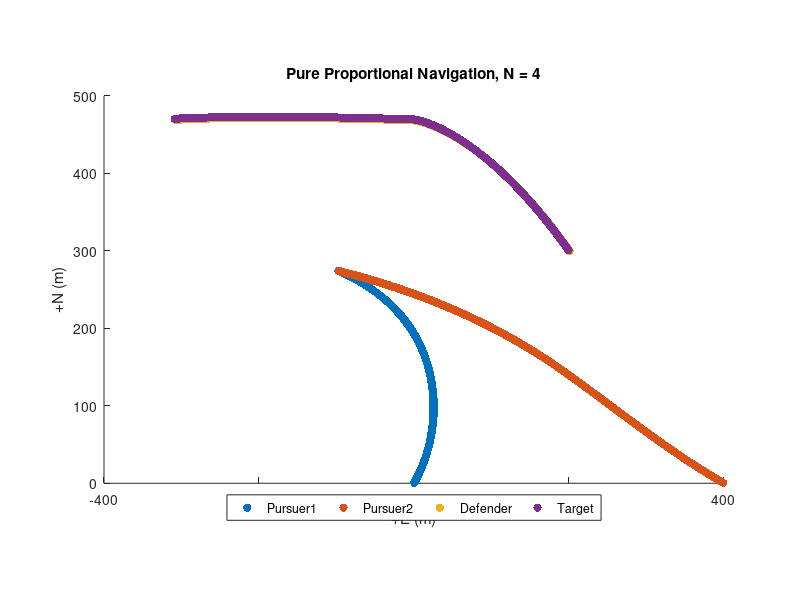

MATLAB code for this plot:
%% copy the symmetric case
%% obtain all the components along and perpendicular to LOS
%% hardcode the intial conditions
%% setting initial condition as follows:
%  target is on perpendicular bisector
%  pursuers velocity rays intersecting somewhere in the region
%  give initial horizontal velocity (LOS Frame) to target
% for convenient initial coding, setting initial pursuer positions on the "east-axis"
clear; close all
% Pro-Nav gain, unitless (typically set between 3-5)
err_ang = 1.2;
N = 4;
weight = 0.7;
% Pursuer-1 init params
pursuer1.N   =  0.0; % north pos, m
pursuer1.E   =  0.0; % east pos, m
pursuer1.psi =  pi/6; % heading, rad
pursuer1.V   =  0.7; % velocity magnitude, m/s
pursuer1.Nv  =  pursuer1.V * cos(pursuer1.psi); % north velocity, m/s
pursuer1.Ev  =  pursuer1.V * sin(pursuer1.psi); % east velocity, m/s

% Pursuer-2 init params
pursuer2.N   =  0; % north pos, m
pursuer2.E   =  400.0; % east pos, m
pursuer2.psi =  -pi/3; % heading, rad
%pursuer2.psi = -pursuer1.psi;
pursuer2.V   =  pursuer1.V * cos(pursuer1.psi)/cos(pursuer2.psi); % velocity magnitude, m/s
%pursuer2.V   =  pursuer1.V;
pursuer2.Nv  =  pursuer2.V * cos(pursuer2.psi); % north velocity, m/s
pursuer2.Ev  =  pursuer2.V * sin(pursuer2.psi); % east velocity, m/s

% Target init params
target.anchored = false; % fix target to init pos when true
target.N   =  300; % north pos, m
target.E   =  200;   % east pos, m
target.Nv  =  1.0; % north velocity, m/s
target.Ev  =  pursuer2.Ev + pursuer1.Ev; % east velocity, m/s
%target.Nv = 0.4;
%target.Ev = 0.0;
target.psi =  atan2(target.Nv, target.Ev);
target.V   = sqrt(target.Nv^2 + target.Ev^2); % velocity magnitude, m/s

% Defender init params
defender.N   =  300; % north pos, m
defender.E   =  200; % east pos, m
defender.psi =  target.psi; % heading, rad
defender.V   =  target.V; % velocity magnitude, m/s
defender.Nv  =  defender.V * cos(defender.psi); % north velocity, m/s
defender.Ev  =  defender.V * sin(defender.psi); % east velocity, m/s

% Current prams
% Applied as a disturbance to pursuer's and target's velocity
current.Nv =  0.0; % north velocity, m/s
current.Ev =  0.0; % east velocity, m/s
% Sim params
S  = 50000;    % max sim duration, seconds
dt = 0.4;     % time-step size, seconds
Niter = S/dt; % max iteration num
% Pre-allocate logger
logger.t   = nan(1, Niter);     % elapsed time
logger.pN1  = nan(1, Niter);    % pursuer1 north pos
logger.pE1  = nan(1, Niter);    % pursuer1 east pos
logger.pNv1 = nan(1, Niter);    % pursuer1 north vel
logger.pEv1 = nan(1, Niter);    % pursuer1 east vel
logger.psi1 = nan(1, Niter);    % pursuer1 heading angle
logger.pN2  = nan(1, Niter);    % pursuer2 north pos
logger.pE2  = nan(1, Niter);    % pursuer2 east pos
logger.pNv2 = nan(1, Niter);    % pursuer2 north vel
logger.pEv2 = nan(1, Niter);    % pursuer2 east vel
logger.psi2 = nan(1, Niter);    % pursuer2 heading angle
logger.dN1  = nan(1, Niter);    % defender north pos
logger.dE1  = nan(1, Niter);    % defender east pos
logger.dNv1 = nan(1, Niter);    % defender north vel
logger.dEv1 = nan(1, Niter);    % defender east vel
logger.dsi1 = nan(1, Niter);    % defender heading angle
logger.tN  = nan(1, Niter);     % target north pos
logger.tE  = nan(1, Niter);     % target east pos
logger.tNv = nan(1, Niter);     % target north vel
logger.tEv = nan(1, Niter);     % target east vel
logger.R1   = nan(1, Niter);    % pursuer1/target range
logger.Lambda1 = nan(1, Niter); % pursuer1/target bearing
logger.R2   = nan(1, Niter);    % pursuer2/target range
logger.Lambda2 = nan(1, Niter); % pursuer2/target bearing
logger.R12   = nan(1, Niter);    % mutual/target range
logger.Lambda12 = nan(1, Niter); % mutual/target bearing
%--------------------------------------------------------------------------
% Init sim
%--------------------------------------------------------------------------

RR12_last = [(pursuer2.N - pursuer1.N);... % delta N
    (pursuer2.E - pursuer1.E)];      % delta E
RTP_last1 = [(target.N - pursuer1.N);... % delta N
    (target.E - pursuer1.E)];	       % delta E
RTP_last2 = [(target.N - pursuer2.N);... % delta N
    (target.E - pursuer2.E)];	       % delta E
RDP_last1 = [(defender.N - pursuer1.N);... % delta N
    (defender.E - pursuer1.E)];	       % delta E
RDP_last2 = [(defender.N - pursuer2.N);... % delta N
    (defender.E - pursuer2.E)];	       % delta E

% Target pos
target.N = target.N + target.Nv*dt;
target.E = target.E + target.Ev*dt;

% Defender pos
defender.N = defender.N + defender.Nv*dt;
defender.E = defender.E + defender.Ev*dt;

% Pursuer pos
pursuer1.N = pursuer1.N + pursuer1.Nv*dt;
pursuer1.E = pursuer1.E + pursuer1.Ev*dt;
pursuer2.N = pursuer2.N + pursuer2.Nv*dt;
pursuer2.E = pursuer2.E + pursuer2.Ev*dt;
 LOS_ANGLE = atan2(RR12_last(1), RR12_last(2));
 if abs(LOS_ANGLE - atan2(((pursuer2.N + pursuer1.N)/2 - target.N), ((pursuer2.E + pursuer1.E)/2 - target.E)) - pi/2) > err_ang && abs(LOS_ANGLE - atan2(((pursuer2.N + pursuer1.N)/2 - target.N), ((pursuer2.E + pursuer1.E)/2 - target.E)) + pi/2) > err_ang
    disp("FAILURE")
    disp(k)
    disp(LOS_ANGLE - atan2(((pursuer2.N + pursuer1.N)/2 - target.N), ((pursuer2.E + pursuer1.E)/2 - target.E)))
 else
     disp("GOOD")
     disp(LOS_ANGLE - atan2(((pursuer2.N + pursuer1.N)/2 - target.N), ((pursuer2.E + pursuer1.E)/2 - target.E)))
 end


%--------------------------------------------------------------------------
% Run sim
%--------------------------------------------------------------------------
for k = 1:Niter
    % Relative position in the inertial frame, m
    RR12 = [(pursuer2.N - pursuer1.N);... % delta N
        (pursuer2.E - pursuer1.E)];      % delta E
    RTP1 = [(target.N - pursuer1.N);... % delta N
        (target.E - pursuer1.E)];      % delta E
    RTP2 = [(target.N - pursuer2.N);... % delta N
        (target.E - pursuer2.E)];      % delta E
    RDP1 = [(defender.N - pursuer1.N);... % delta N
        (defender.E - pursuer1.E)];      % delta E
    RDP2 = [(defender.N - pursuer2.N);... % delta N
        (defender.E - pursuer2.E)];      % delta E
    % Target pos
    target.N = target.N + target.Nv*dt;
    target.E = target.E + target.Ev*dt;
    
    % Defender pos
    defender.N = defender.N + defender.Nv*dt;
    defender.E = defender.E + defender.Ev*dt;
    
    % Pursuer pos
    pursuer1.N = pursuer1.N + pursuer1.Nv*dt;
    pursuer1.E = pursuer1.E + pursuer1.Ev*dt;
    pursuer2.N = pursuer2.N + pursuer2.Nv*dt;
    pursuer2.E = pursuer2.E + pursuer2.Ev*dt;

    % Range to target
    R1 = norm(RTP1);
    R2 = norm(RTP2);
    % Range to defender
    RD1 = norm(RDP1);
    RD2 = norm(RDP2);
    % Distance between the pursuers
    R12 = norm(RR12);

    % Relative velocity in the inertial frame, m/s
    % VTP = [(target.Nv - pursuer.Nv);... % delta N velocity
    %        (target.Ev - pursuer.Ev)];   % delta E velocity
    VTP1 = (RTP1 - RTP_last1) ./ dt;
    VTP2 = (RTP2 - RTP_last2) ./ dt;
    VDP1 = (RDP1 - RDP_last1) ./ dt;
    VDP2 = (RDP2 - RDP_last2) ./ dt;
    
    % Closing velocity, m/s
    % Vc = -RTP'*VTP / R;
    
    % Pursuer velocity, m/s
    Vp1 = sqrt(pursuer1.Nv^2 + pursuer1.Ev^2);
    Vp2 = sqrt(pursuer2.Nv^2 + pursuer2.Ev^2);

    % Defender velocity, m/s
    Vd = sqrt(defender.Nv^2 + defender.Ev^2);

    % Target velocity, m/s
    % Vt = sqrt(target.Nv^2 + target.Ev^2);
    
    % Line-of-sight (LOS) angle, rad
    disp(RTP1)
    lambda1 = atan2(RTP1(2), RTP1(1));  % target and pursuer1
    lambda2 = atan2(RTP2(2), RTP2(1));  % target and pursuer2
    lambdaD1 = atan2(RDP1(2), RDP1(1)); % defender and pursuer1
    lambdaD2 = atan2(RDP2(2), RDP2(1)); % defender and pursuer2 

    % LOS angle time derivative (d/dt lambda), rad/s
    lambda_dot1 = (RTP1(1)*VTP1(2) - RTP1(2)*VTP1(1)) / R1^2;
    lambda_dot2 = (RTP2(1)*VTP2(2) - RTP2(2)*VTP2(1)) / R2^2;
    lambdaD_dot1 = (RDP1(1)*VDP1(2) - RDP1(2)*VDP1(1)) / RD1^2;
    lambdaD_dot2 = (RDP2(1)*VDP2(2) - RDP2(2)*VDP2(1)) / RD2^2;
    % Target heading, rad
    % beta = atan2(target.Ev, target.Nv);
    
    % Lead angle, rad
    % L = asin(Vt * sin(beta + lambda) / Vp);
    
    % True Proportional Navigation, rad/s2
    % nc = N * Vc * lambda_dot;
    
    %-------------------------------------
    % Pure Proportional Navigation
    %ap1 = N * Vp1 * (lambda_dot1-0*lambdaD_dot1);
    %ap2 = N * Vp2 * (lambda_dot2-0*lambdaD_dot2);
    ap1 = N * Vp1 * (lambda_dot1-weight*lambdaD_dot1);
    ap2 = N * Vp2 * (lambda_dot2-weight*lambdaD_dot2);
    %%%%%%%%%%%%%%%%%%%%%%%%%%%%%%%%%%%%%%%%%%%%%%%%%%
    %%%%%%%%%%%%%%% Guidance command for defender %%%%%%%%%%%%%
    if abs(RDP1) > 0.25 & abs(RDP2) > 0.25 & false
        adp = N * Vd * (lambdaD_dot1 + lambdaD_dot2);
    else
        adp = 0;
    end
    
    %%%%%%%%%%%%%%%%%%%%%%%%%%%%%%%%%%%%%%%%%%%%%%%%%%
    %-------------------------------------
    
    % Terminate sim at intercept
    if abs(R1) <= 0.25 || abs(R2) <= 0.25 || abs(R12) <= 0.25 || abs(RD1) <= 0.25 || abs(RD2) <= 0.25
        if abs(R12)<=0.25 && abs(R1) > 0.25 && abs(R2) > 0.25
            disp("success")
            disp(k)
        else
            disp("fail")
        end
        break;
    end
    
    % Terminate sim when not perpendicular
    if abs(abs(LOS_ANGLE) - abs(atan2(((pursuer2.N + pursuer1.N)/2 - target.N), ((pursuer2.E + pursuer1.E)/2 - target.E))) - pi/2) > err_ang && abs(abs(LOS_ANGLE) - abs(atan2(((pursuer2.N + pursuer1.N)/2 - target.N), ((pursuer2.E + pursuer1.E)/2 - target.E))) + pi/2) > err_ang
        disp("FAILURE")
        disp(k)
        disp(LOS_ANGLE - atan2(((pursuer2.N + pursuer1.N)/2 - target.N), ((pursuer2.E + pursuer1.E)/2 - target.E)))
        break
    else
        disp("GOOD")
        disp(LOS_ANGLE - atan2(((pursuer2.N + pursuer1.N)/2 - target.N), ((pursuer2.E + pursuer1.E)/2 - target.E)))
    end

   
    % to pursuer's velocity vector
    pNa1 = -ap1 * sin(pursuer1.psi);
    pEa1 =  ap1 * cos(pursuer1.psi);
    pNa2 = -ap2 * sin(pursuer2.psi);
    pEa2 =  ap2 * cos(pursuer2.psi);
    
    dNa = -adp * sin(defender.psi);
    dEa =  adp * cos(defender.psi);
    

    % Update pursuer N/E velocities
    pursuer1.Nv = pursuer1.Nv + pNa1*dt;
    pursuer1.Ev = pursuer1.Ev + pEa1*dt;
    pursuer2.Nv = pursuer2.Nv + pNa2*dt;
    pursuer2.Ev = pursuer2.Ev + pEa2*dt;

    
    
    % Update pursuer heading
    pursuer1.psi = atan2(pursuer1.Ev, pursuer1.Nv);
    pursuer2.psi = atan2(pursuer2.Ev, pursuer2.Nv);

    % Update target pos for time step
   
    RTP_last1 = RTP1;
    RTP_last2 = RTP2;
    RDP_last1 = RDP1;
    RDP_last2 = RDP2;
    RR12_last = RR12;

    %-------------------------------------
    %% update defender and target velocities
    LOS_ANGLE = atan2(pursuer2.N - pursuer1.N, pursuer2.E - pursuer1.E);
    %% move target and defender in perpendicular direction
    v_along_LOS = pursuer1.V *sin(LOS_ANGLE - pursuer1.psi) + pursuer2.V*sin(LOS_ANGLE - pursuer2.psi);
    if abs(target.V) > abs(v_along_LOS)
        v_perpendicular_LOS = sqrt(target.V^2 - v_along_LOS^2);
    else
        v_perpendicular_LOS  = 0;
    end

    deviation = atan(v_perpendicular_LOS/v_along_LOS);
    target.psi = LOS_ANGLE + deviation;
    defender.psi = target.psi;
    target.Nv = target.V*sin(target.psi);
    target.Ev = -target.V*cos(target.psi);
    defender.Nv = defender.V*sin(defender.psi);
    defender.Ev = -defender.V*cos(defender.psi);
    
    %-------------------------------------
    %-------------------------------------
    % Log time-step data
    logger.t(k)   = k*dt;
    logger.pN1(k)  = pursuer1.N;
    logger.pE1(k)  = pursuer1.E;
    logger.pNv1(k) = pursuer1.Nv;
    logger.pEv1(k) = pursuer1.Ev;
    logger.psi1(k) = pursuer1.psi;
    logger.pN2(k)  = pursuer2.N;
    logger.pE2(k)  = pursuer2.E;
    logger.pNv2(k) = pursuer2.Nv;
    logger.pEv2(k) = pursuer2.Ev;
    logger.psi2(k) = pursuer2.psi;
    logger.dN1(k)  = defender.N;
    logger.dE1(k)  = defender.E;
    logger.dNv1(k) = defender.Nv;
    logger.dEv1(k) = defender.Ev;
    logger.dsi1(k) = defender.psi;
    logger.tN(k)  = target.N;
    logger.tE(k)  = target.E;
    logger.tNv(k) = target.Nv;
    logger.tEv(k) = target.Ev;
    logger.R1(k)   = R1;
    logger.R2(k)   = R2;
    logger.Lambda1(k) = lambda1;
    logger.Lambda2(k) = lambda2;
    
end
%--------------------------------------------------------------------------
% Visualize results
%--------------------------------------------------------------------------
close all;
figure;
scatter(logger.pE1, logger.pN1, 'filled'); hold on;
scatter(logger.pE2, logger.pN2, 'filled'); hold on;
scatter(logger.dE1, logger.dN1, 'filled');
scatter(logger.tE, logger.tN, 'filled');
set(gca, 'DataAspectRatio',[100 100 100]);
title(['Pure Proportional Navigation, N = ' num2str(N) ])
legend('Pursuer1', 'Pursuer2', 'Defender', 'Target', 'Location', 'southoutside',...
    'Orientation','horizontal')
xlabel('+E (m)')
ylabel('+N (m)')
